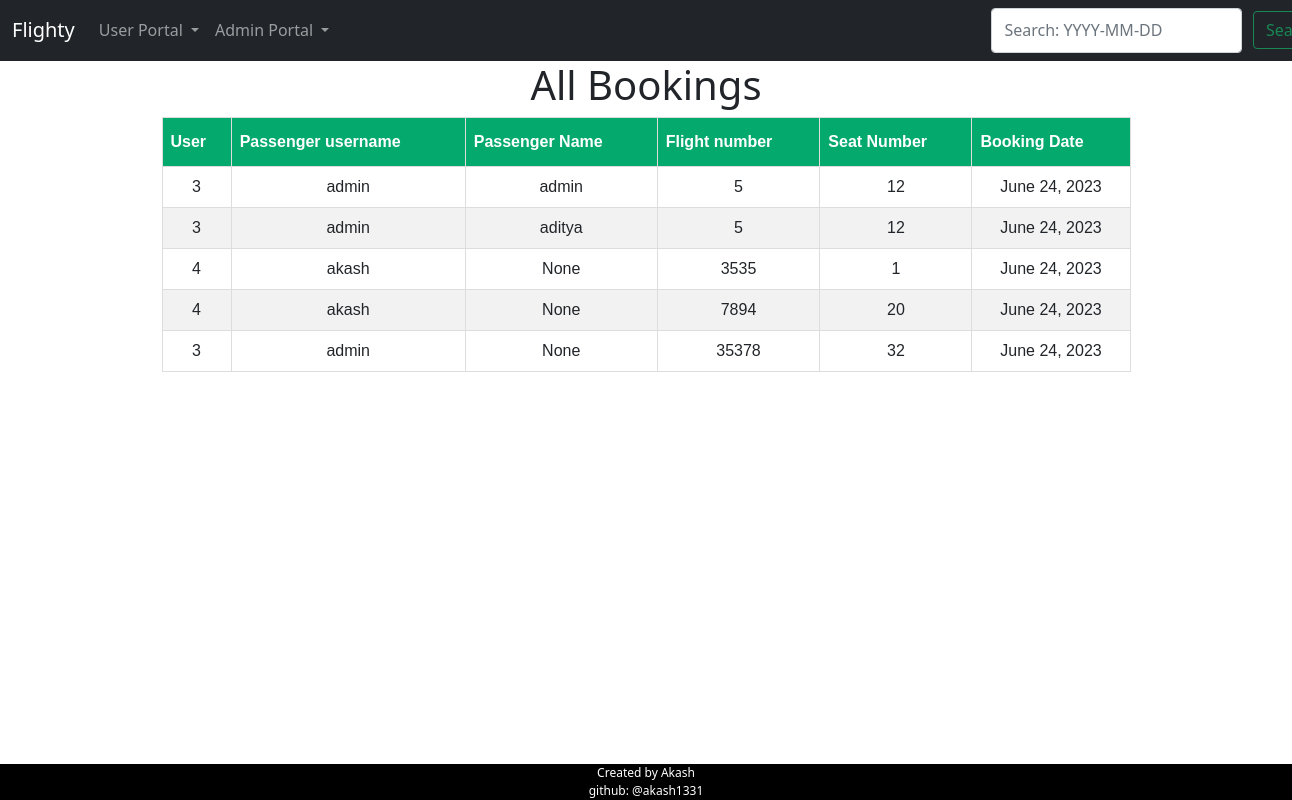
/view-bookings/ (signed in), run on an earlier commit of the app's database.
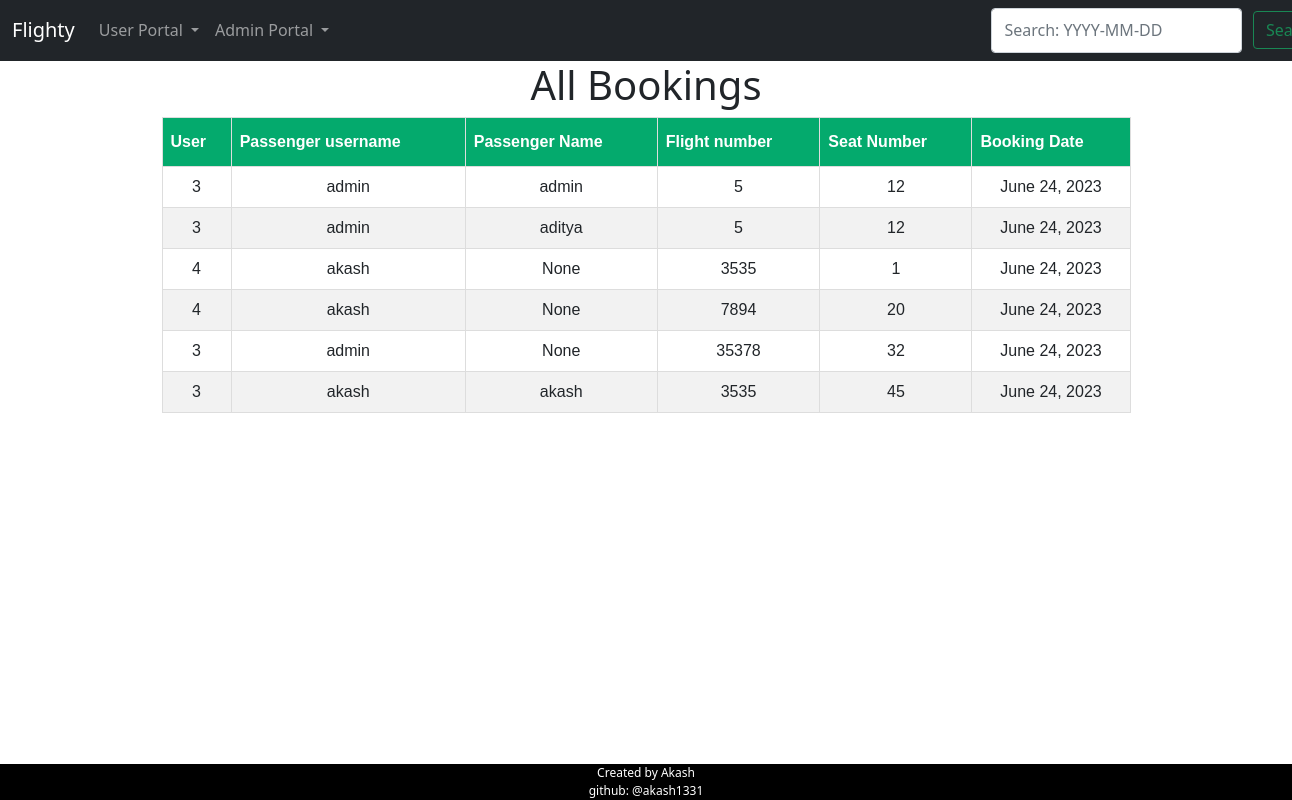
And on a later commit of the database.
### ftb/models.py (models this page shows)
class Booking(models.Model):
    userid = models.IntegerField(null=True)
    flight = models.ForeignKey(Flight, on_delete=models.CASCADE)
    passenger_name = models.CharField(max_length=100,null=True)
    seat_number = models.CharField(max_length=10,null=True)
    username=models.CharField(max_length=200,null=True)
    booking_date = models.DateField()

class Flight(models.Model):
    flight_number = models.CharField(max_length=10,null=True)
    flight_name = models.CharField(max_length=100,null=True)
    origin = models.CharField(max_length=100,null=True)
    destination = models.CharField(max_length=100,null=True)
    departure_date = models.DateField()
    departure_time = models.TimeField(null=True)
    price = models.DecimalField(max_digits=10, decimal_places=2,null=True)
    available_seats = models.IntegerField(default=60)
    def __str__(self):
        return self.flight_number

### ftb/views.py (the view)
# urls.py: path('view-bookings/', admin_view_bookings, name='admin_view_bookings'),
@user_passes_test(lambda u: u.is_superuser, login_url='ftb:user_login')
def admin_view_bookings(request):
    bookings = Booking.objects.all()
    return render(request, 'booking/admin_view_bookings.html', {'bookings': bookings})

### ftb/templates/booking/admin_view_bookings.html (shortened to what this page needs)
<!DOCTYPE html>
{% extends 'booking/base.html' %}
  {% block content %}
  <h1>All Bookings</h1>
  {% if bookings %}
  <table id="customers">
    <thead>
      <tr>
        <th>User</th>
        <th>Passenger username</th>
        <th>Passenger Name</th>
        <th>Flight number</th>
        <th>Seat Number</th>
        <th>Booking Date</th>
      </tr>
    </thead>
    <tbody>
      {% for booking in bookings %}
      <tr>
        <td>{{ booking.userid }}</td>
        <td>{{ booking.username }}</td>
        <td>{{ booking.passenger_name }}</td>
        <td>{{ booking.flight }}</td>
        <td>{{ booking.seat_number }}</td>
        <td>{{ booking.booking_date }}</td>
      </tr>
      {% endfor %}
    </tbody>
  </table>
  {% else %}
  <p>No bookings found.</p>
  {% endif %}
  {% endblock %}

What changed in the data, as far as the page shows it:
added Booking: userid "3", username "akash", passenger_name "akash", flight "3535", seat_number "45", booking_date "June 24, 2023"
